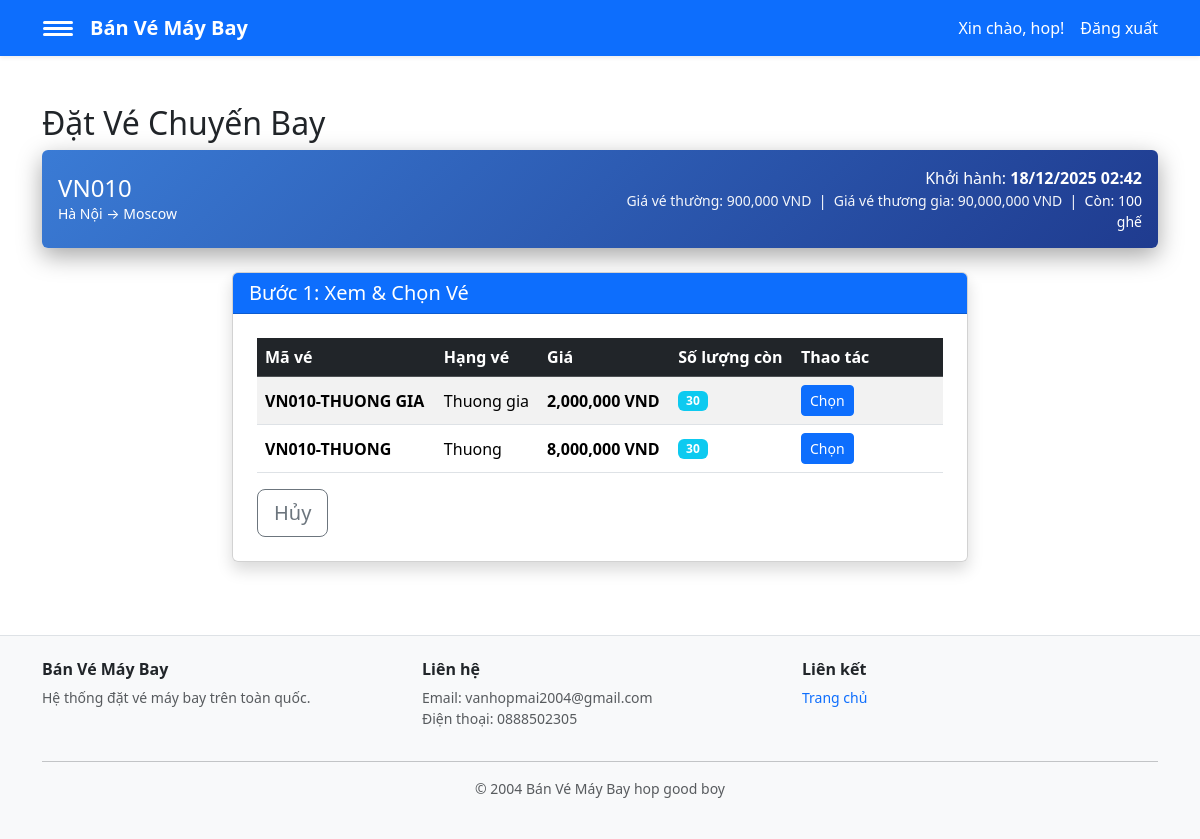
/banvemaybay/customer/book?chuyen_bay_id=8 (signed in), run on the app's committed database.
### tables this page shows
CREATE TABLE `chuyen_bay` (
  `id` int(11) NOT NULL,
  `so_hieu` varchar(50) NOT NULL,
  `noi_di` varchar(100) NOT NULL,
  `noi_den` varchar(100) NOT NULL,
  `gio_khoi_hanh` datetime NOT NULL,
  `gio_ha_canh` datetime NOT NULL,
  `gia_thuong` decimal(10,2) NOT NULL,
  `gia_thuong_gia` decimal(10,2) NOT NULL,
  `ghe_con` int(11) NOT NULL DEFAULT 0,
  `may_bay_id` int(11) DEFAULT NULL,
  `tao_luc` timestamp NOT NULL DEFAULT current_timestamp()
);

CREATE TABLE `ve` (
  `id` int(11) NOT NULL,
  `ma_ve` varchar(50) NOT NULL,
  `chuyen_bay_id` int(11) NOT NULL,
  `hang_ve` enum('Thuong','Thuong gia') NOT NULL DEFAULT 'Thuong',
  `gia` decimal(10,2) NOT NULL,
  `so_luong_con` int(11) NOT NULL DEFAULT 0,
  `tao_luc` timestamp NOT NULL DEFAULT current_timestamp()
);

### app/Helpers/helpers.php (called while the page is built, shortened)
<?php
$config = require __DIR__ . '/../../config/app.php';
function dinhDangNgayGio($datetime): string {
    $dt = new DateTime($datetime);
    return $dt->format('d/m/Y H:i');
}
function duongDan(string $path = ''): string {
    global $config;
    $base = rtrim($config['base_path'], '/');
    $path = '/' . ltrim($path, '/');
    return $base . $path;
}
function format_datetime($datetime): string { return dinhDangNgayGio($datetime); }
function base_url(string $path = ''): string { return duongDan($path); }
function view_shared_data(): array {
    $user = $_SESSION['user'] ?? null;
    $isLoggedIn = !empty($user);
    $isAdmin = $isLoggedIn && (($user['vai_tro'] ?? '') === 'admin');
    return [
        'currentUser' => $user,
        'isLoggedIn' => $isLoggedIn,
        'isAdmin' => $isAdmin,
        'currentUserName' => $isLoggedIn ? (string)($user['ten'] ?? '') : '',
        'currentUserEmail' => $isLoggedIn ? (string)($user['email'] ?? '') : '',
    ];
}
function view(string $template, array $data = []): void {
    $data = array_merge(view_shared_data(), $data);
    extract($data, EXTR_SKIP);
    $viewFile = __DIR__ . '/../Views/' . $template . '.php';
    require $viewFile;
}

### app/Controllers/CustomerController.php (called while the page is built, shortened)
<?php
require_once __DIR__ . '/../Helpers/helpers.php';
require_once __DIR__ . '/../Models/Flight.php';
require_once __DIR__ . '/../Models/Booking.php';
require_once __DIR__ . '/../Models/Ticket.php';
class CustomerController {
    public function book(): void {
        $chuyen_bay_id = (int)($_GET['chuyen_bay_id'] ?? $_POST['chuyen_bay_id'] ?? 0);
        $flight = Flight::find($chuyen_bay_id);
        $error = '';
        $step = $_POST['step'] ?? 'chon_ve';
        $selectedTicketId = (int)($_POST['ticket_id'] ?? 0);
        $selectedQty = (int)($_POST['so_luong'] ?? 1);
        $selectedTicket = null;
        $selectedPrice = 0.0;
        $selectedClass = 'Thuong';
        $tickets = Ticket::byFlightId($chuyen_bay_id);
        if ($selectedTicket) {
            $selectedPrice = (float)($selectedTicket['gia'] ?? 0);
            $selectedClass = (string)($selectedTicket['hang_ve'] ?? 'Thuong');
        } else {
            $selectedPrice = (float)($flight['gia_thuong'] ?? 0);
            $selectedClass = 'Thuong';
        }
        $total = $selectedPrice * $selectedQty;
        view('customer/book', [
            'flight' => $flight,
            'flight_id' => $chuyen_bay_id,
            'tickets' => $tickets,
            'error' => $error,
            'step' => $step,
            'selectedTicketId' => $selectedTicketId,
            'selectedQty' => $selectedQty,
            'selectedTicket' => $selectedTicket,
            'selectedPrice' => $selectedPrice,
            'selectedClass' => $selectedClass,
            'total' => $total,
        ]);
    }
}

### app/Models/Flight.php (called while the page is built, shortened)
<?php
require_once __DIR__ . '/../Helpers/helpers.php';
class Flight {
    public static function find(int $id): ?array {
        global $mysqli;
        $stmt = $mysqli->prepare('SELECT * FROM chuyen_bay WHERE id=? LIMIT 1');
        $stmt->bind_param('i', $id);
        $stmt->execute();
        $res = $stmt->get_result();
        return $res ? $res->fetch_assoc() : null;
    }
}

### app/Models/Ticket.php (called while the page is built, shortened)
<?php
require_once __DIR__ . '/../Helpers/helpers.php';
class Ticket {
    public static function byFlightId(int $flightId): array {
        global $mysqli;
        $stmt = $mysqli->prepare(
            'SELECT v.id, v.ma_ve, cb.so_hieu AS ma_chuyen_bay, v.hang_ve, v.gia, v.so_luong_con '
            . 'FROM ve v '
            . 'JOIN chuyen_bay cb ON v.chuyen_bay_id = cb.id '
            . 'WHERE v.chuyen_bay_id = ? '
            . 'ORDER BY v.id DESC'
        );
        $stmt->bind_param('i', $flightId);
        $stmt->execute();
        $res = $stmt->get_result();
        return $res ? $res->fetch_all(MYSQLI_ASSOC) : [];
    }
}

### config/app.php (called while the page is built)
<?php
return [
    'db' => [
        'host' => '127.0.0.1',
        'user' => 'root',
        'pass' => '',
        'name' => 'banvemaybay',
    ],
    'base_path' => '/banvemaybay',
];

### app/Views/customer/book.php (the view, shortened to what this page needs)
<?php require_once __DIR__ . '/../partials/navbar.php'; ?>
<!doctype html>
<html>
<head>
  <link href="https://cdn.jsdelivr.net/npm/bootstrap@5.3.2/dist/css/bootstrap.min.css" rel="stylesheet">
</head>
<body>
<div class="container py-4">
  <div class="mb-4">
    <h2><i class="bi bi-ticket-detailed"></i> Đặt Vé Chuyến Bay</h2>
    <div class="card bg-gradient" style="background: linear-gradient(135deg, #667eea, #764ba2); border: none;">
      <div class="card-body text-white">
        <div class="row align-items-center">
          <div class="col-md-6">
            <h4 class="mb-0"><?=htmlspecialchars($flight['so_hieu'])?></h4>
            <small><?=htmlspecialchars($flight['noi_di'])?> → <?=htmlspecialchars($flight['noi_den'])?></small>
          </div>
            <div class="col-md-6 text-end">
            <p class="mb-0">Khởi hành: <strong><?=format_datetime($flight['gio_khoi_hanh'])?></strong></p>
            <small>
              <span class="ticket-economy">Giá vé thường: <?=number_format($flight['gia_thuong'],0)?> VND</span>
              &nbsp;|&nbsp;
              <span class="ticket-business">Giá vé thương gia: <?=number_format($flight['gia_thuong_gia'],0)?> VND</span>
              &nbsp;|&nbsp; Còn: <?=$flight['ghe_con']?> ghế
            </small>
          </div>
        </div>
      </div>
    </div>
  </div>
  <div class="row">
    <div class="col-md-8 mx-auto">
      <?php $step = $step ?? 'chon_ve'; ?>
      <?php if ($step === 'chon_ve'): ?>
        <div class="card shadow">
          <div class="card-header bg-primary text-white">
            <h5 class="mb-0"><i class="bi bi-1-circle"></i> Bước 1: Xem & Chọn Vé</h5>
          </div>
          <div class="card-body p-4">
            <?php if (empty($tickets)): ?>
              <div class="alert alert-warning mb-0">
                Chuyến bay này hiện chưa có loại vé để đặt. Vui lòng quay lại sau.
              </div>
            <?php else: ?>
              <div class="table-responsive">
                <table class="table table-hover table-striped align-middle">
                  <thead class="table-dark">
                    <tr>
                      <th>Mã vé</th>
                      <th>Hạng vé</th>
                      <th>Giá</th>
                      <th>Số lượng còn</th>
                      <th style="width: 150px;">Thao tác</th>
                    </tr>
                  </thead>
                  <tbody>
                    <?php foreach (($tickets ?? []) as $t): ?>
                      <tr>
                        <td><strong><?=htmlspecialchars($t['ma_ve'] ?? '')?></strong></td>
                        <td><?=htmlspecialchars($t['hang_ve'] ?? '')?></td>
                        <td><strong><?=number_format((float)($t['gia'] ?? 0), 0)?> VND</strong></td>
                        <td><span class="badge bg-info"><?=htmlspecialchars((string)($t['so_luong_con'] ?? 0))?></span></td>
                        <td>
                          <form method="post" action="<?=base_url('/customer/book')?>?chuyen_bay_id=<?=$flight_id?>" class="m-0">
                            <button type="submit" class="btn btn-sm btn-primary" <?=((int)($t['so_luong_con'] ?? 0) <= 0 || (int)$flight['ghe_con'] <= 0) ? 'disabled' : ''?>>
                              <i class="bi bi-check2-circle"></i> Chọn
                            </button>
                          </form>
                        </td>
                      </tr>
                    <?php endforeach; ?>
                  </tbody>
                </table>
              </div>
            <?php endif; ?>
            <div class="d-flex gap-2">
              <a href="<?=base_url('/customer/dashboard')?>" class="btn btn-lg btn-outline-secondary">
                <i class="bi bi-x-circle"></i> Hủy
              </a>
            </div>
          </div>
        </div>
      <?php endif; ?>
    </div>
  </div>
</div>
<?php require_once __DIR__ . '/../partials/footer.php'; ?>
</body>
</html>

### app/Views/partials/footer.php (style rules this page uses)
html, body { height: 100%; }
body { min-height: 100vh; display: flex; flex-direction: column; }
body > .container, body > .container-fluid, body > .container-sm, body > .container-md, body > .container-lg, body > .container-xl, body > .container-xxl { flex: 1 0 auto; }

### data on the page
chuyen_bay: so_hieu "VN010", noi_di "Hà Nội", noi_den "Moscow", gio_khoi_hanh "18/12/2025 02:42", gia_thuong "900,000", gia_thuong_gia "90,000,000", ghe_con "100"
ve: ma_ve "VN010-THUONG GIA", hang_ve "Thuong gia", gia "2,000,000", so_luong_con "30"
ve: ma_ve "VN010-THUONG", hang_ve "Thuong", gia "8,000,000", so_luong_con "30"

### other printed values
$currentUserName "hop"
